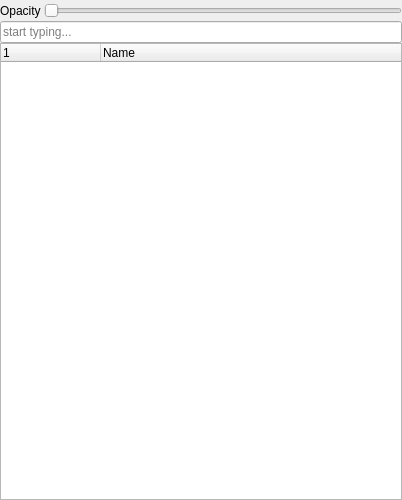
<?xml version="1.0" encoding="UTF-8"?>
<ui version="4.0">
 <class>IGisWorkspace</class>
 <widget class="QWidget" name="IGisWorkspace">
  <property name="geometry">
   <rect>
    <x>0</x>
    <y>0</y>
    <width>402</width>
    <height>500</height>
   </rect>
  </property>
  <property name="windowTitle">
   <string>Form</string>
  </property>
  <layout class="QVBoxLayout" name="verticalLayout">
   <property name="spacing">
    <number>0</number>
   </property>
   <property name="leftMargin">
    <number>0</number>
   </property>
   <property name="topMargin">
    <number>3</number>
   </property>
   <property name="rightMargin">
    <number>0</number>
   </property>
   <property name="bottomMargin">
    <number>0</number>
   </property>
   <item>
    <layout class="QFormLayout" name="formLayout">
     <property name="horizontalSpacing">
      <number>3</number>
     </property>
     <property name="verticalSpacing">
      <number>3</number>
     </property>
     <item row="0" column="0">
      <widget class="QLabel" name="label_3">
       <property name="text">
        <string>Opacity</string>
       </property>
      </widget>
     </item>
     <item row="0" column="1">
      <widget class="QSlider" name="sliderOpacity">
       <property name="toolTip">
        <string>Change the opacity of all GIS Items on the map.</string>
       </property>
       <property name="maximum">
        <number>100</number>
       </property>
       <property name="singleStep">
        <number>10</number>
       </property>
       <property name="orientation">
        <enum>Qt::Horizontal</enum>
       </property>
      </widget>
     </item>
     <item row="1" column="0" colspan="2">
      <widget class="QLineEdit" name="lineFilter">
       <property name="toolTip">
        <string>Filter: Start to type and the list will be reduced to matching items. An example would be &quot;date between 2010 and 2012&quot;</string>
       </property>
       <property name="placeholderText">
        <string>start typing...</string>
       </property>
       <property name="clearButtonEnabled">
        <bool>false</bool>
       </property>
      </widget>
     </item>
    </layout>
   </item>
   <item>
    <widget class="CGisListWks" name="treeWks">
     <property name="contextMenuPolicy">
      <enum>Qt::CustomContextMenu</enum>
     </property>
     <property name="dragEnabled">
      <bool>true</bool>
     </property>
     <property name="dragDropMode">
      <enum>QAbstractItemView::InternalMove</enum>
     </property>
     <property name="defaultDropAction">
      <enum>Qt::CopyAction</enum>
     </property>
     <property name="selectionMode">
      <enum>QAbstractItemView::ExtendedSelection</enum>
     </property>
     <property name="iconSize">
      <size>
       <width>20</width>
       <height>20</height>
      </size>
     </property>
     <property name="indentation">
      <number>14</number>
     </property>
     <attribute name="headerDefaultSectionSize">
      <number>100</number>
     </attribute>
     <column>
      <property name="text">
       <string notr="true"/>
      </property>
     </column>
     <column>
      <property name="text">
       <string>Name</string>
      </property>
     </column>
    </widget>
   </item>
  </layout>
  <action name="actionClearFilter">
   <property name="icon">
    <iconset resource="../resources.qrc">
     <normaloff>:/icons/32x32/Filter.png</normaloff>:/icons/32x32/Filter.png</iconset>
   </property>
   <property name="text">
    <string>Clear Filter</string>
   </property>
  </action>
  <action name="actionSetupFilter">
   <property name="icon">
    <iconset resource="../resources.qrc">
     <normaloff>:/icons/32x32/Apply.png</normaloff>:/icons/32x32/Apply.png</iconset>
   </property>
   <property name="text">
    <string>Setup Filter</string>
   </property>
  </action>
  <action name="actionNameOnly">
   <property name="checkable">
    <bool>true</bool>
   </property>
   <property name="text">
    <string>name only</string>
   </property>
  </action>
  <action name="actionCompleteText">
   <property name="checkable">
    <bool>true</bool>
   </property>
   <property name="text">
    <string>complete text</string>
   </property>
  </action>
  <action name="actionHelp">
   <property name="icon">
    <iconset resource="../resources.qrc">
     <normaloff>:/icons/32x32/CSrcUnknown.png</normaloff>:/icons/32x32/CSrcUnknown.png</iconset>
   </property>
   <property name="text">
    <string>Help</string>
   </property>
   <property name="toolTip">
    <string>help with searching</string>
   </property>
  </action>
  <action name="actionCaseSensitive">
   <property name="checkable">
    <bool>true</bool>
   </property>
   <property name="text">
    <string>Case Sensitive</string>
   </property>
  </action>
  <action name="actionError">
   <property name="icon">
    <iconset resource="../resources.qrc">
     <normaloff>:/icons/32x32/Attention.png</normaloff>:/icons/32x32/Attention.png</iconset>
   </property>
   <property name="text">
    <string>Could not parse searchstring</string>
   </property>
  </action>
  <action name="actionAutoProperty">
   <property name="icon">
    <iconset resource="../resources.qrc">
     <normaloff>:/icons/32x32/Hint.png</normaloff>:/icons/32x32/Hint.png</iconset>
   </property>
   <property name="text">
    <string>Automatically set property</string>
   </property>
  </action>
 </widget>
 <customwidgets>
  <customwidget>
   <class>CGisListWks</class>
   <extends>QTreeWidget</extends>
   <header>gis/CGisListWks.h</header>
  </customwidget>
 </customwidgets>
 <resources>
  <include location="../resources.qrc"/>
 </resources>
 <connections>
  <connection>
   <sender>actionClearFilter</sender>
   <signal>triggered()</signal>
   <receiver>lineFilter</receiver>
   <slot>clear()</slot>
   <hints>
    <hint type="sourcelabel">
     <x>-1</x>
     <y>-1</y>
    </hint>
    <hint type="destinationlabel">
     <x>228</x>
     <y>34</y>
    </hint>
   </hints>
  </connection>
 </connections>
</ui>
